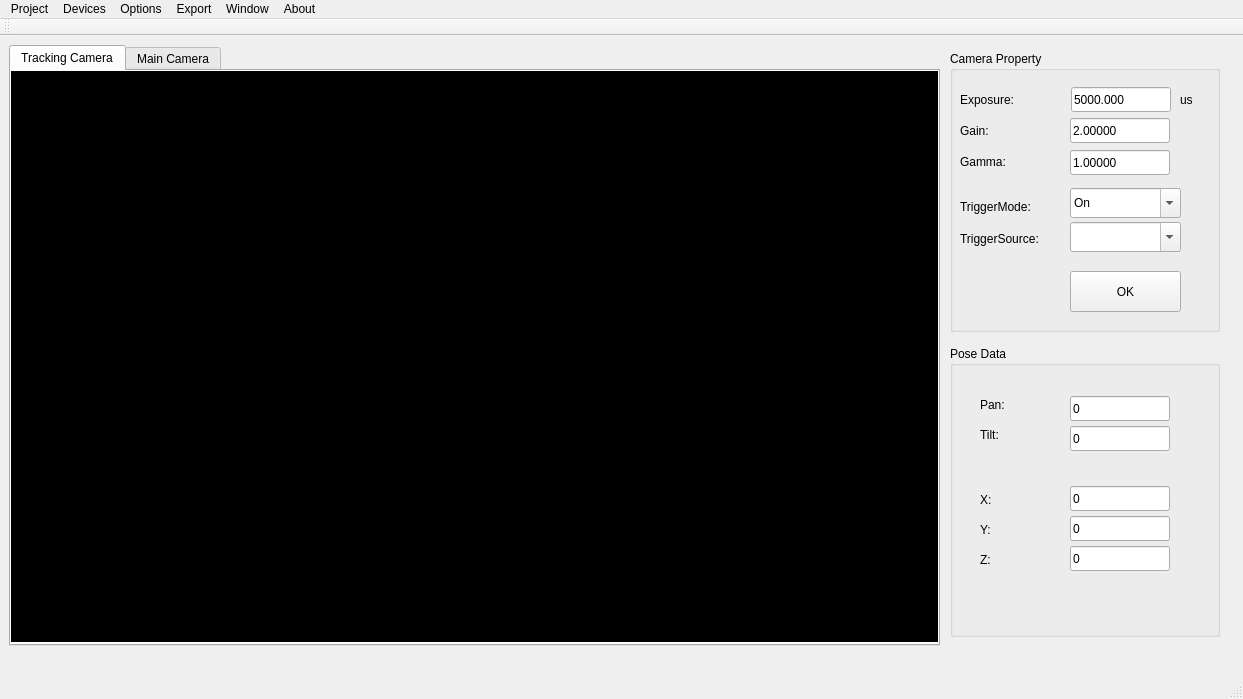
<?xml version="1.0" encoding="UTF-8"?>
<ui version="4.0">
 <class>MainWindow</class>
 <widget class="QMainWindow" name="MainWindow">
  <property name="enabled">
   <bool>true</bool>
  </property>
  <property name="geometry">
   <rect>
    <x>0</x>
    <y>0</y>
    <width>1243</width>
    <height>699</height>
   </rect>
  </property>
  <property name="windowTitle">
   <string>MainWindow</string>
  </property>
  <property name="styleSheet">
   <string notr="true"/>
  </property>
  <widget class="QWidget" name="centralWidget">
   <widget class="QTabWidget" name="tabWidget">
    <property name="geometry">
     <rect>
      <x>9</x>
      <y>9</y>
      <width>931</width>
      <height>601</height>
     </rect>
    </property>
    <property name="styleSheet">
     <string notr="true"/>
    </property>
    <property name="currentIndex">
     <number>0</number>
    </property>
    <widget class="QWidget" name="tab">
     <attribute name="title">
      <string>Tracking Camera</string>
     </attribute>
     <widget class="QWidget" name="widgetCamera" native="true">
      <property name="geometry">
       <rect>
        <x>0</x>
        <y>0</y>
        <width>931</width>
        <height>571</height>
       </rect>
      </property>
      <property name="styleSheet">
       <string notr="true">background-color: rgb(0, 0, 0);</string>
      </property>
      <widget class="Line" name="line_sep">
       <property name="geometry">
        <rect>
         <x>380</x>
         <y>10</y>
         <width>3</width>
         <height>61</height>
        </rect>
       </property>
       <property name="lineWidth">
        <number>3</number>
       </property>
       <property name="orientation">
        <enum>Qt::Vertical</enum>
       </property>
      </widget>
     </widget>
    </widget>
    <widget class="QWidget" name="tab_2">
     <attribute name="title">
      <string>Main Camera</string>
     </attribute>
    </widget>
   </widget>
   <widget class="QGroupBox" name="CameraSetting">
    <property name="geometry">
     <rect>
      <x>950</x>
      <y>15</y>
      <width>270</width>
      <height>281</height>
     </rect>
    </property>
    <property name="title">
     <string>Camera Property</string>
    </property>
    <widget class="QLabel" name="label">
     <property name="geometry">
      <rect>
       <x>10</x>
       <y>40</y>
       <width>71</width>
       <height>17</height>
      </rect>
     </property>
     <property name="text">
      <string>Exposure:</string>
     </property>
    </widget>
    <widget class="QLineEdit" name="lineEdit_exp">
     <property name="geometry">
      <rect>
       <x>121</x>
       <y>36</y>
       <width>100</width>
       <height>25</height>
      </rect>
     </property>
     <property name="text">
      <string>5000.000</string>
     </property>
    </widget>
    <widget class="QLineEdit" name="lineEdit_gain">
     <property name="geometry">
      <rect>
       <x>120</x>
       <y>67</y>
       <width>100</width>
       <height>25</height>
      </rect>
     </property>
     <property name="text">
      <string>2.00000</string>
     </property>
    </widget>
    <widget class="QLabel" name="label_2">
     <property name="geometry">
      <rect>
       <x>10</x>
       <y>70</y>
       <width>51</width>
       <height>20</height>
      </rect>
     </property>
     <property name="text">
      <string>Gain:</string>
     </property>
    </widget>
    <widget class="QLineEdit" name="lineEdit_gamma">
     <property name="geometry">
      <rect>
       <x>120</x>
       <y>99</y>
       <width>100</width>
       <height>25</height>
      </rect>
     </property>
     <property name="text">
      <string>1.00000</string>
     </property>
    </widget>
    <widget class="QLabel" name="label_3">
     <property name="geometry">
      <rect>
       <x>10</x>
       <y>102</y>
       <width>61</width>
       <height>17</height>
      </rect>
     </property>
     <property name="text">
      <string>Gamma:</string>
     </property>
    </widget>
    <widget class="QLabel" name="label_6">
     <property name="geometry">
      <rect>
       <x>10</x>
       <y>147</y>
       <width>101</width>
       <height>17</height>
      </rect>
     </property>
     <property name="text">
      <string>TriggerMode:</string>
     </property>
    </widget>
    <widget class="QLabel" name="label_9">
     <property name="geometry">
      <rect>
       <x>10</x>
       <y>179</y>
       <width>101</width>
       <height>17</height>
      </rect>
     </property>
     <property name="text">
      <string>TriggerSource:</string>
     </property>
    </widget>
    <widget class="QComboBox" name="comboBox_triMode">
     <property name="geometry">
      <rect>
       <x>120</x>
       <y>137</y>
       <width>111</width>
       <height>30</height>
      </rect>
     </property>
     <property name="editable">
      <bool>true</bool>
     </property>
     <property name="currentText">
      <string>On</string>
     </property>
    </widget>
    <widget class="QComboBox" name="comboBox_triSource">
     <property name="geometry">
      <rect>
       <x>120</x>
       <y>171</y>
       <width>111</width>
       <height>30</height>
      </rect>
     </property>
     <property name="editable">
      <bool>true</bool>
     </property>
     <property name="currentText">
      <string/>
     </property>
     <property name="currentIndex">
      <number>-1</number>
     </property>
    </widget>
    <widget class="QLabel" name="label_7">
     <property name="geometry">
      <rect>
       <x>230</x>
       <y>40</y>
       <width>31</width>
       <height>17</height>
      </rect>
     </property>
     <property name="text">
      <string>us</string>
     </property>
    </widget>
    <widget class="QPushButton" name="pushButton">
     <property name="geometry">
      <rect>
       <x>120</x>
       <y>220</y>
       <width>111</width>
       <height>41</height>
      </rect>
     </property>
     <property name="text">
      <string>OK</string>
     </property>
    </widget>
   </widget>
   <widget class="QGroupBox" name="groupBox">
    <property name="geometry">
     <rect>
      <x>950</x>
      <y>310</y>
      <width>270</width>
      <height>291</height>
     </rect>
    </property>
    <property name="title">
     <string>Pose Data</string>
    </property>
    <widget class="QLabel" name="label_13">
     <property name="geometry">
      <rect>
       <x>30</x>
       <y>50</y>
       <width>67</width>
       <height>17</height>
      </rect>
     </property>
     <property name="text">
      <string>Pan:</string>
     </property>
    </widget>
    <widget class="QLabel" name="label_14">
     <property name="geometry">
      <rect>
       <x>30</x>
       <y>80</y>
       <width>67</width>
       <height>17</height>
      </rect>
     </property>
     <property name="text">
      <string>Tilt:</string>
     </property>
    </widget>
    <widget class="QLabel" name="label_16">
     <property name="geometry">
      <rect>
       <x>30</x>
       <y>205</y>
       <width>67</width>
       <height>17</height>
      </rect>
     </property>
     <property name="text">
      <string>Z:</string>
     </property>
    </widget>
    <widget class="QLabel" name="label_17">
     <property name="geometry">
      <rect>
       <x>30</x>
       <y>145</y>
       <width>67</width>
       <height>17</height>
      </rect>
     </property>
     <property name="text">
      <string>X:</string>
     </property>
    </widget>
    <widget class="QLabel" name="label_18">
     <property name="geometry">
      <rect>
       <x>30</x>
       <y>175</y>
       <width>67</width>
       <height>17</height>
      </rect>
     </property>
     <property name="text">
      <string>Y:</string>
     </property>
    </widget>
    <widget class="QLineEdit" name="lineEdit_pose1">
     <property name="enabled">
      <bool>true</bool>
     </property>
     <property name="geometry">
      <rect>
       <x>120</x>
       <y>50</y>
       <width>100</width>
       <height>25</height>
      </rect>
     </property>
     <property name="text">
      <string>0</string>
     </property>
     <property name="readOnly">
      <bool>true</bool>
     </property>
    </widget>
    <widget class="QLineEdit" name="lineEdit_pose2">
     <property name="enabled">
      <bool>true</bool>
     </property>
     <property name="geometry">
      <rect>
       <x>120</x>
       <y>80</y>
       <width>100</width>
       <height>25</height>
      </rect>
     </property>
     <property name="text">
      <string>0</string>
     </property>
     <property name="readOnly">
      <bool>true</bool>
     </property>
    </widget>
    <widget class="QLineEdit" name="lineEdit_pose5">
     <property name="enabled">
      <bool>true</bool>
     </property>
     <property name="geometry">
      <rect>
       <x>120</x>
       <y>140</y>
       <width>100</width>
       <height>25</height>
      </rect>
     </property>
     <property name="text">
      <string>0</string>
     </property>
     <property name="readOnly">
      <bool>true</bool>
     </property>
    </widget>
    <widget class="QLineEdit" name="lineEdit_pose6">
     <property name="enabled">
      <bool>true</bool>
     </property>
     <property name="geometry">
      <rect>
       <x>120</x>
       <y>170</y>
       <width>100</width>
       <height>25</height>
      </rect>
     </property>
     <property name="text">
      <string>0</string>
     </property>
     <property name="readOnly">
      <bool>true</bool>
     </property>
    </widget>
    <widget class="QLineEdit" name="lineEdit_pose7">
     <property name="enabled">
      <bool>true</bool>
     </property>
     <property name="geometry">
      <rect>
       <x>120</x>
       <y>200</y>
       <width>100</width>
       <height>25</height>
      </rect>
     </property>
     <property name="text">
      <string>0</string>
     </property>
     <property name="readOnly">
      <bool>true</bool>
     </property>
    </widget>
   </widget>
  </widget>
  <widget class="QMenuBar" name="menuBar">
   <property name="geometry">
    <rect>
     <x>0</x>
     <y>0</y>
     <width>1243</width>
     <height>25</height>
    </rect>
   </property>
   <widget class="QMenu" name="menuProject">
    <property name="title">
     <string>Project</string>
    </property>
    <addaction name="actionExit"/>
   </widget>
   <widget class="QMenu" name="menuDevices">
    <property name="title">
     <string>Devices</string>
    </property>
   </widget>
   <widget class="QMenu" name="menuOptions">
    <property name="title">
     <string>Options</string>
    </property>
   </widget>
   <widget class="QMenu" name="menuExport">
    <property name="title">
     <string>Export</string>
    </property>
   </widget>
   <widget class="QMenu" name="menuWindow">
    <property name="title">
     <string>Window</string>
    </property>
   </widget>
   <widget class="QMenu" name="menuAbout">
    <property name="title">
     <string>About</string>
    </property>
    <addaction name="actionAbout"/>
   </widget>
   <addaction name="menuProject"/>
   <addaction name="menuDevices"/>
   <addaction name="menuOptions"/>
   <addaction name="menuExport"/>
   <addaction name="menuWindow"/>
   <addaction name="menuAbout"/>
  </widget>
  <widget class="QToolBar" name="mainToolBar">
   <attribute name="toolBarArea">
    <enum>TopToolBarArea</enum>
   </attribute>
   <attribute name="toolBarBreak">
    <bool>false</bool>
   </attribute>
  </widget>
  <widget class="QStatusBar" name="statusBar"/>
  <action name="actionExit">
   <property name="text">
    <string>Exit</string>
   </property>
  </action>
  <action name="actionAbout">
   <property name="text">
    <string>About 3VCam</string>
   </property>
  </action>
 </widget>
 <layoutdefault spacing="6" margin="11"/>
 <resources/>
 <connections/>
</ui>
